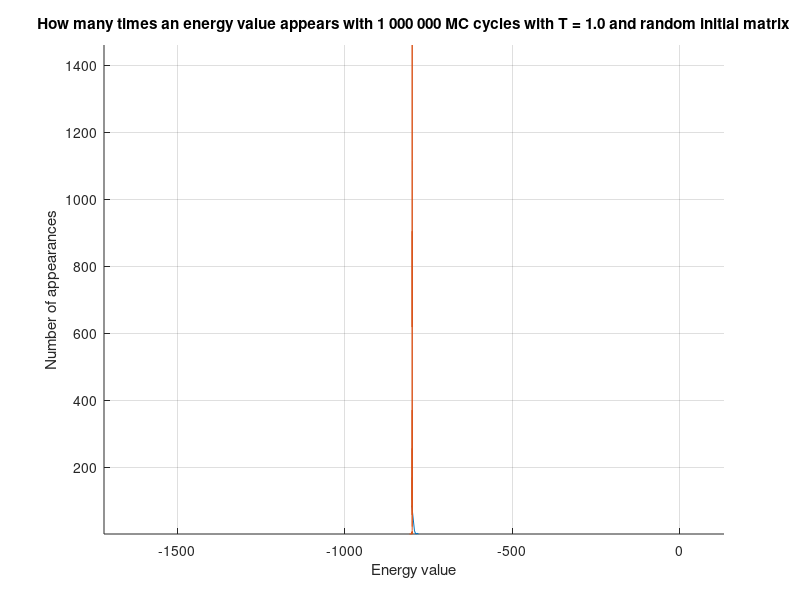
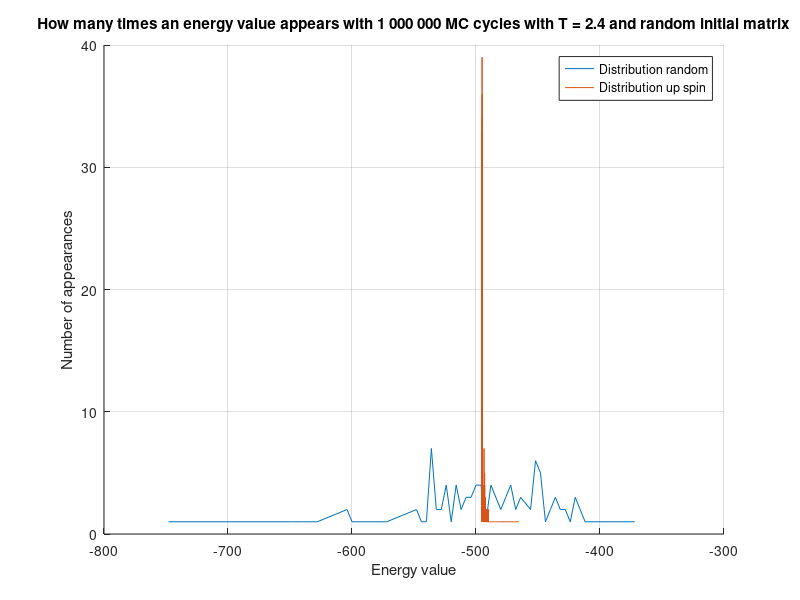

Recreate these plots in MATLAB, in order.
addpath('C:\Users\sande\OneDrive\Dokumenter\GitHub\Assigment-4\code\build-project4-Desktop_Qt_5_9_2_MSVC2017_64bit-Debug') %Change to build path
E = load('energy1.000000.txt');
EU = load('energyUP1.000000.txt');
E2 = load('energy2.400000.txt');
E2U = load('energyUP2.400000.txt');

edges = unique(E);
edgesU = unique(EU);
counts = histc(E(:), edges);
countsU = histc(EU(:), edgesU);

edgesT24 = unique(E2);
edgesT24U = unique(E2U);
countsT24 = histc(E2(:), edgesT24);
countsT24U = histc(E2U(:), edgesT24U);

%%
figure(1) %T = 1.0
hold on
plot(edges,counts)
plot(edgesU,countsU)
grid on
axis equal
xlabel('Energy value')
ylabel('Number of appearances')
title('How many times an energy value appears with 1 000 000 MC cycles with T = 1.0 and random initial matrix')

figure(2) %T = 2.
hold on
plot(edgesT24,countsT24)
plot(edgesT24U,countsT24U)
grid on
xlabel('Energy value')
ylabel('Number of appearances')
legend('Distribution random', 'Distribution up spin')
title('How many times an energy value appears with 1 000 000 MC cycles with T = 2.4 and random initial matrix')

%%
variance1 = var(E)
variance2 = var(E2)
